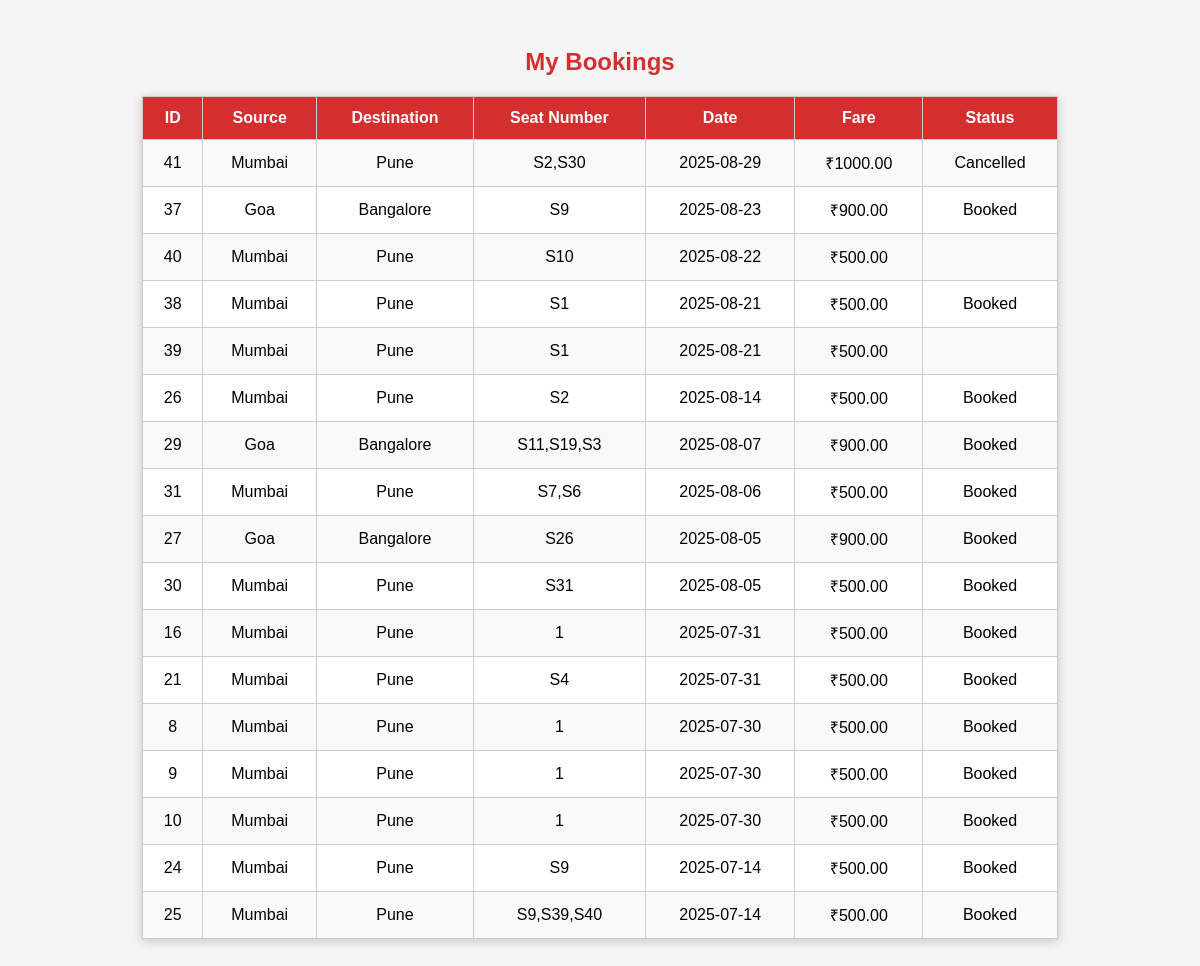
Screenshot of /usersite/my_bookings.php (signed in) with the database file from the repository.
### tables this page shows
CREATE TABLE `bookings` (
  `id` int(11) NOT NULL,
  `user_id` int(11) NOT NULL,
  `source` varchar(100) NOT NULL,
  `destination` varchar(100) NOT NULL,
  `fare` decimal(10,2) NOT NULL,
  `bus_id` int(11) NOT NULL,
  `seat_number` varchar(10) NOT NULL,
  `booking_date` date NOT NULL,
  `status` enum('booked','cancelled') DEFAULT 'booked',
  `transaction_id` varchar(100) DEFAULT NULL
);

### usersite/my_bookings.php (the view, shortened to what this page needs)
<?php
include 'config.php';
$user_id = $_SESSION['user_id'];
$result = $conn->query("SELECT * FROM bookings WHERE user_id = $user_id ORDER BY booking_date DESC");
?>
<!DOCTYPE html>
<html>
<head>
</head>
<body>
    <h2>My Bookings</h2>
    <table>
        <tr>
            <th>ID</th>
            <th>Source</th>
            <th>Destination</th>
            <th>Seat Number</th>
            <th>Date</th>
            <th>Fare</th>
            <th>Status</th>
        </tr>
        <?php while ($row = $result->fetch_assoc()) { ?>
        <tr>
            <td><?= $row['id'] ?></td>
            <td><?= $row['source'] ?></td>
            <td><?= $row['destination'] ?></td>
            <td><?= $row['seat_number'] ?></td>
            <td><?= $row['booking_date'] ?></td>
            <td>₹<?= $row['fare'] ?></td>
            <td><?= ucfirst($row['status']) ?></td>
        </tr>
        <?php } ?>
    </table>
</body>
</html>

### usersite/my_bookings.php (style rules this page uses)
body { font-family: Arial, sans-serif; background: #f5f5f5; padding: 20px; }
h2 { text-align: center; color: #d32f2f; margin-bottom: 20px; }
table { width: 80%; margin: auto; border-collapse: collapse; background: white; box-shadow: 0 2px 10px rgba(0,0,0,0.2); }
th, td { padding: 12px; border: 1px solid #ccc; text-align: center; }
th { background: #d32f2f; color: white; }
tr:nth-child(even) { background: #f9f9f9; }

### rows the page displays
bookings: id "41", source "Mumbai", destination "Pune", seat_number "S2,S30", booking_date "2025-08-29", fare "1000.00", status "Cancelled"
bookings: id "37", source "Goa", destination "Bangalore", seat_number "S9", booking_date "2025-08-23", fare "900.00", status "Booked"
bookings: id "40", source "Mumbai", destination "Pune", seat_number "S10", booking_date "2025-08-22", fare "500.00"
bookings: id "38", source "Mumbai", destination "Pune", seat_number "S1", booking_date "2025-08-21", fare "500.00", status "Booked"
bookings: id "39", source "Mumbai", destination "Pune", seat_number "S1", booking_date "2025-08-21", fare "500.00"
bookings: id "26", source "Mumbai", destination "Pune", seat_number "S2", booking_date "2025-08-14", fare "500.00", status "Booked"
bookings: id "29", source "Goa", destination "Bangalore", seat_number "S11,S19,S3", booking_date "2025-08-07", fare "900.00", status "Booked"
bookings: id "31", source "Mumbai", destination "Pune", seat_number "S7,S6", booking_date "2025-08-06", fare "500.00", status "Booked"
bookings: id "27", source "Goa", destination "Bangalore", seat_number "S26", booking_date "2025-08-05", fare "900.00", status "Booked"
bookings: id "30", source "Mumbai", destination "Pune", seat_number "S31", booking_date "2025-08-05", fare "500.00", status "Booked"
bookings: id "16", source "Mumbai", destination "Pune", seat_number "1", booking_date "2025-07-31", fare "500.00", status "Booked"
bookings: id "21", source "Mumbai", destination "Pune", seat_number "S4", booking_date "2025-07-31", fare "500.00", status "Booked"
bookings: id "8", source "Mumbai", destination "Pune", seat_number "1", booking_date "2025-07-30", fare "500.00", status "Booked"
bookings: id "9", source "Mumbai", destination "Pune", seat_number "1", booking_date "2025-07-30", fare "500.00", status "Booked"
bookings: id "10", source "Mumbai", destination "Pune", seat_number "1", booking_date "2025-07-30", fare "500.00", status "Booked"
bookings: id "24", source "Mumbai", destination "Pune", seat_number "S9", booking_date "2025-07-14", fare "500.00", status "Booked"
bookings: id "25", source "Mumbai", destination "Pune", seat_number "S9,S39,S40", booking_date "2025-07-14", fare "500.00", status "Booked"
